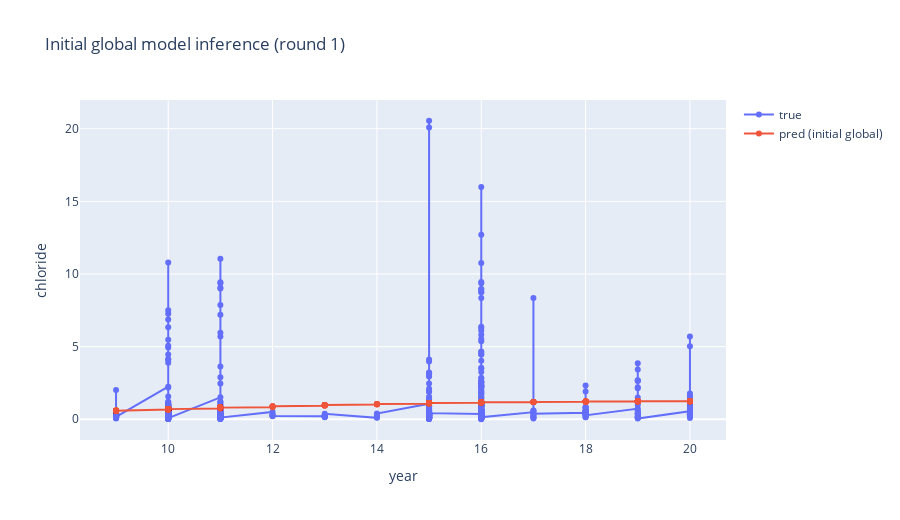

The notebook cell this image was saved under:
### Code cell
def extract_state_dict(obj):
    if isinstance(obj, dict):
        tensor_like = sum(torch.is_tensor(v) for v in obj.values())
        if tensor_like >= max(3, int(0.3 * len(obj))):
            return obj
        for key in ("state_dict", "model_state_dict", "model"):
            if key in obj and isinstance(obj[key], dict):
                sd = obj[key]
                if sum(torch.is_tensor(v) for v in sd.values()) >= 1:
                    return sd
    if hasattr(obj, "state_dict") and callable(obj.state_dict):
        return obj.state_dict()
    raise RuntimeError("state_dict 추출 실패")

state_dict = extract_state_dict(obj)

# 2) hidden_size, num_layers를 state_dict에서 자동 추정
# PyTorch LSTM 파라미터 키 예: lstm.weight_ih_l0, lstm.weight_hh_l0, lstm.bias_ih_l0 ...
lstm_ih_keys = [k for k in state_dict.keys() if "weight_ih_l" in k]
lstm_hh_keys = [k for k in state_dict.keys() if "weight_hh_l" in k]

if not lstm_ih_keys or not lstm_hh_keys:
    # 모델 내부 LSTM 이름이 lstm이 아닐 수도 있음(예: rnn, encoder 등)
    # 그 경우 weight_ih_l 패턴으로 다시 찾는 게 핵심이라 위에서 이미 했고,
    # 그래도 없으면 LSTM이 아닌 모델이거나 키 패턴이 다름
    raise RuntimeError("state_dict에서 LSTM weight_ih_l / weight_hh_l 키를 찾지 못했습니다. (모델 키 네이밍 확인 필요)")

# num_layers 추정: weight_ih_l{layer} 키의 최대 layer index + 1
layer_indices = []
for k in lstm_ih_keys:
    # ...weight_ih_l0, ...weight_ih_l1 같은 부분에서 숫자 추출
    # 마지막 'l' 뒤의 숫자
    idx_str = k.split("weight_ih_l")[-1]
    # 혹시 _reverse 같은 게 붙는 bidirectional이면 l0_reverse 같은 형태도 가능
    idx_str = idx_str.split("_")[0]
    if idx_str.isdigit():
        layer_indices.append(int(idx_str))

if not layer_indices:
    raise RuntimeError("LSTM layer index 파싱 실패")

num_layers = max(layer_indices) + 1

# hidden_size 추정: weight_hh_l0 shape = (4*hidden_size, hidden_size)
# 또는 weight_ih_l0 shape = (4*hidden_size, input_size)
w_hh0_key = sorted([k for k in lstm_hh_keys if "l0" in k])[0]
w_hh0 = state_dict[w_hh0_key]
hidden_size = int(w_hh0.shape[1])

print("Inferred num_layers:", num_layers)
print("Inferred hidden_size:", hidden_size)
print("Using input_size:", input_size)

# 3) LSTMRegressor import (어디에 정의되어 있든, 이미 모듈을 알고 있으면 그걸로 import)
# 보통 train_global_and_push.py에서 LSTMRegressor를 쓰는 파일이 있을 것이라 가정.
# 가장 간단히: 프로젝트 내에서 LSTMRegressor가 정의된 모듈명을 이미 알고 있으면 여기에 넣으면 됨.
# 우선은 train_global_and_push에 LSTMRegressor가 import되어 있을 가능성이 크니 그쪽에서 가져오자.
tg = importlib.import_module("train_global_and_push")
LSTMRegressor = getattr(tg, "LSTMRegressor", None)

if LSTMRegressor is None:
    # train_global_and_push에 없으면, Server/models.py 같은 곳에 있을 수 있음
    # 네 프로젝트 구조상 "Server" 폴더가 있으니 흔한 위치를 몇 개 시도
    tried = []
    for modname in ["Server.models", "Server.model", "models", "model", "Server.lstm_model"]:
        try:
            m = importlib.import_module(modname)
            tried.append(modname)
            if hasattr(m, "LSTMRegressor"):
                LSTMRegressor = getattr(m, "LSTMRegressor")
                print("Found LSTMRegressor in:", modname)
                break
        except Exception:
            continue

if LSTMRegressor is None:
    raise RuntimeError("LSTMRegressor를 import하지 못했습니다. LSTMRegressor가 정의된 파일(모듈 경로)이 필요합니다.")

# 4) 모델 생성 + state_dict 로드 (학습 없음)
model = LSTMRegressor(input_size, hidden_size, num_layers)
missing, unexpected = model.load_state_dict(state_dict, strict=False)
model.eval()

print("load_state_dict missing keys:", len(missing))
print("load_state_dict unexpected keys:", len(unexpected))

# 5) 데이터 로드 + seq 생성
df = pd.read_csv(CSV_PATH)
df2 = df[feature_cols + [target_col]].dropna().reset_index(drop=True)

X = df2[feature_cols].to_numpy(dtype=np.float32)  # (N,1)
y = df2[target_col].to_numpy(dtype=np.float32)    # (N,)

def make_sequences(X, y, seq_len):
    xs, ys, x_year = [], [], []
    for i in range(seq_len - 1, len(X)):
        xs.append(X[i-seq_len+1:i+1])  # (seq_len,1)
        ys.append(y[i])
        x_year.append(X[i,0])
    return np.stack(xs), np.array(ys), np.array(x_year)

X_seq, y_seq, x_year = make_sequences(X, y, seq_len)

# 6) 추론 (forward만)
X_t = torch.from_numpy(X_seq)  # (B, seq_len, 1)
with torch.no_grad():
    out = model(X_t)
    if isinstance(out, (tuple, list)):
        out = out[0]
    pred = out.detach().cpu().reshape(-1).numpy()

print("pred shape:", pred.shape, "true shape:", y_seq.shape)

# 7) Plotly x-y
fig = go.Figure()
fig.add_trace(go.Scatter(x=x_year, y=y_seq, mode="lines+markers", name="true"))
fig.add_trace(go.Scatter(x=x_year, y=pred,  mode="lines+markers", name="pred (initial global)"))
fig.update_layout(
    title=f"Initial global model inference (round {ROUND})",
    xaxis_title="year",
    yaxis_title="chloride",
    height=520,
)
fig.show()

### Figure 1 — Plotly figure (JSON) as saved in the notebook; plotly's stock layout.template omitted (floating-point values rounded to 4 significant figures; data arrays with more than 128 entries replaced by an {"elided": "..."} marker saying what was removed)
{"data": [{"mode": "lines+markers", "name": "true", "type": "scatter", "x": {"elided": "829 int values"}, "y": {"elided": "829 float values"}}, {"mode": "lines+markers", "name": "pred (initial global)", "type": "scatter", "x": {"elided": "829 int values"}, "y": {"elided": "829 float values"}}], "layout": {"height": 520, "title": {"text": "Initial global model inference (round 1)"}, "xaxis": {"title": {"text": "year"}}, "yaxis": {"title": {"text": "chloride"}}}}
